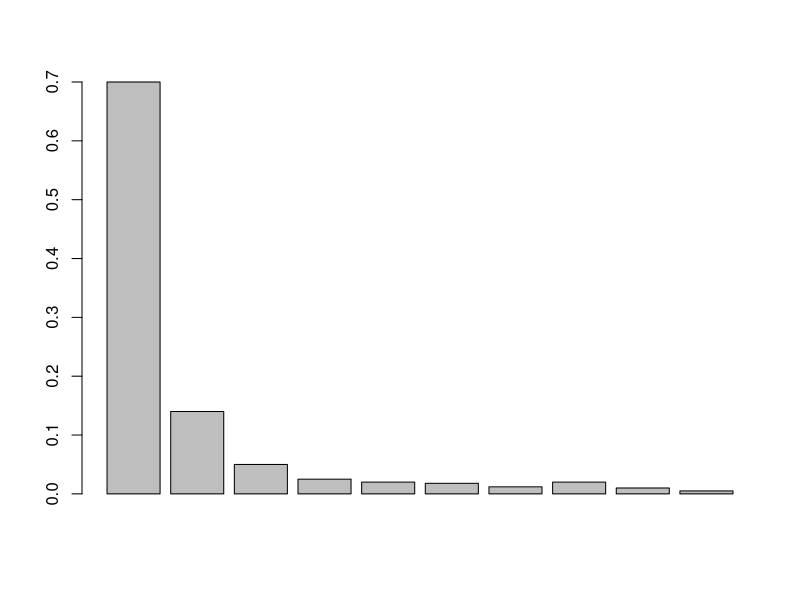
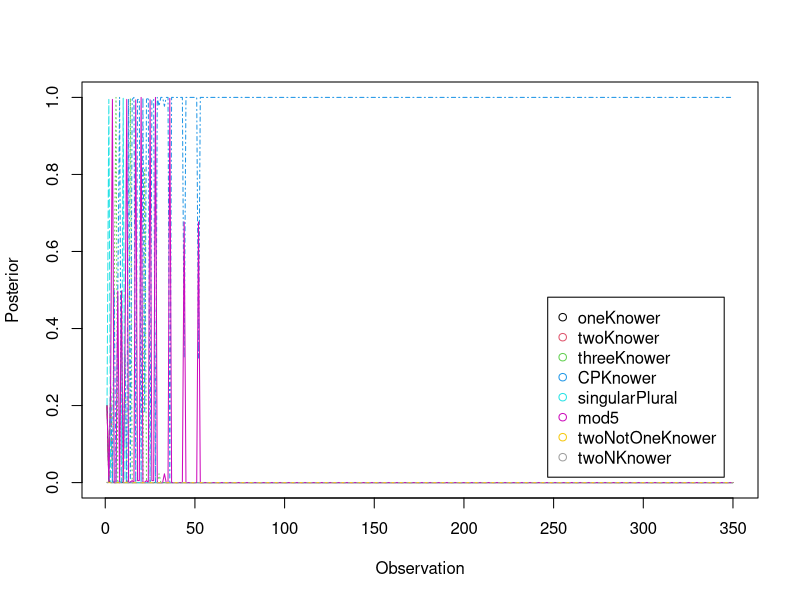

The R source for these figures, in order:
## ---- chunk 1
library(matrixStats)
## ---- chunk 2
words <- c('one',
           'two',
           'three',
           'four',
           'five',
           'six',
           'seven',
           'eight',
           'nine',
           'ten')

setA <- c('a', 'b', 'c', 'd', 'e')
setB <- c('a', 'b', 'c')
## ---- chunk 3
singleton <- function(X)     length(X)==1
doubleton <- function(X)     length(X)==2
tripleton <- function(X)     length(X)==3

set.difference <- function(X,Y) setdiff(X,Y)
union.f        <- function(X,Y) union(X,Y)
intersection.f <- function(X,Y) intersect(X,Y)
select.f       <- function(X)   X[1]

and.f     <- function(P,Q)   P & Q
or.f      <- function(P,Q)   P || Q
not.f     <- function(P)     ! Q
if.f      <- function(P,X,Y) ifelse(P,X,Y)

next.f    <- function(W)     words[match(W, words)+1]
prev.f    <- function(W)     words[match(W, words)-1]

equal.word <- function(W,V)  W==V
## ---- chunk 4
oneKnower <- function(S){
  return(if.f(
    singleton(S),
    'one',
    'na'
  ))
}
## ---- chunk 5
twoKnower <- function(S){
  return(if.f(
    singleton(S),
    'one',
    if.f(
      doubleton(S),
      'two',
      'na'
    )
  ))
}
## ---- chunk 6
threeKnower <- function(S){
  return(if.f(
    singleton(S),
    'one',
    if.f(
      doubleton(S),
      'two',
      if.f(
        tripleton(S),
        'three',
        'na'
      )
    )
  ))
}
## ---- chunk 7
CPKnower <- function(S){
  return(if.f(
    singleton(S),
    'one',
    next.f(
      CPKnower(
        set.difference(
          S,
          select.f(S)
        )
      )
    )
  ))
}
## ---- chunk 8
singularPlural <- function(S){
  return(if.f(
    singleton(S),
    'one',
    'two'
  ))
}
## ---- chunk 9
mod5 <- function(S){
  return(
    if.f(
      or.f(
        singleton(S),
        equal.word(
          mod5(
            set.difference(
              S,
              select.f(S)
            )
          ),
          'four'
        )
      ),
      'one',
      next.f(
        mod5(
          set.difference(
            S,
            select.f(S)
          )
        )
      )
    )
  )
}
# This one is kind of complicated, so just to convince you that it works as expected:
unlist(lapply(1:10,function(n){mod5(c(1:n))}))
## ---- chunk 10
twoNotOneKnower <- function(S){
  return(if.f(
    doubleton(S), 
    'two', 
    'na'
  ))
}
## ---- chunk 11
twoNKnower <- function(S){
  if (length(S)<=5){
    return(if.f(
      singleton(S),
      'one',
      next.f(next.f(
        twoNKnower(
          set.difference(
            S,
            select.f(S)
          )
        )
      ))
    ))
  } else{
    return(words[length(words)])
  }
}

## ---- chunk 12
LoTs <-
  c(oneKnower,
    twoKnower,
    threeKnower,
    CPKnower,
    singularPlural,
    mod5,
    twoNotOneKnower,
    twoNKnower
  )
names(LoTs) <-
  c('oneKnower',
    'twoKnower',
    'threeKnower',
    'CPKnower',
    'singularPlural',
    'mod5',
    'twoNotOneKnower',
    'twoNKnower'
  )
## ---- chunk 13
print(oneKnower(setA))
print(oneKnower(setB))
## ---- chunk 14
word.to.p <-
  function(proposed.word,
           literal.word,
           alpha = 0.95) {
    # equation 5 in the paper
    if (literal.word == 'na') {
      return(1 / length(words))
    } else if (literal.word == proposed.word) {
      alpha + (1 - alpha) * (1 / length(words))
    } else {
      (1 - alpha) * (1 / length(words))
    }
}


likelihood.f <-
  function(LoT,
           set.to.evaluate,
           alpha = 0.7) {
    word <- LoT(set.to.evaluate)
    list.p <- unlist(lapply(
      words,
      word.to.p,
      literal.word = word,
      alpha = alpha
    ))
    names(list.p) <- words
    return(list.p)
  }
## ---- chunk 15
lapply(
  LoTs,
  likelihood.f,
  set.to.evaluate = setA,
  alpha = 0.9
)
## ---- chunk 16
alpha <- 3
# I am adding 2 for L, the recursion
n.operators.used <- c(2, 4, 6, 6+2, 2, 9+2*2, 2, 6+2)
names(n.operators.used) <- names(LoTs)
unnorm.softmax <- exp(alpha*-n.operators.used)
priors <- c(unnorm.softmax) / sum(unnorm.softmax)
priors
## ---- chunk 17
n.elements.to.set <- function(n.elements){
  return(sample(c('a','b','c','d','e','f','g','h','i','j'))[1:n.elements])
}
## ---- chunk 18
probs <- c(0.7, 0.14, 0.05, 0.025, 0.02, 0.018, 0.012, 0.02, 0.01, 0.005)
# print(1-sum(probs))
barplot(probs)
## ---- chunk 19
n.observations <- 350
set.sizes <- sample(
  10, 
  n.observations, 
  replace = TRUE, 
  prob=probs
)
## ---- chunk 20
observed.sets <- lapply(set.sizes, n.elements.to.set)
## ---- chunk 21
true.words <- unlist(lapply(observed.sets, CPKnower))
## ---- chunk 22
proposed.words <- data.frame(row.names = c(1:n.observations))
for (lot.name in names(LoTs)){
  new.words <- unlist(lapply(observed.sets, LoTs[[lot.name]]))
  proposed.words[[lot.name]] <- new.words
}
## ---- chunk 23
loglikelihoods <- data.frame(row.names=c(1:n.observations))
for (i in colnames(proposed.words)){
  # print(proposed.words[i])
  p.lot <-
    mapply(word.to.p,
           c(proposed.words[[i]]),
           true.words)
  loglikelihoods[i] <- log(p.lot)
}

tail(loglikelihoods)
## ---- chunk 24
cumulative.loglikelihood <- as.matrix(sapply(loglikelihoods, cumsum))

unnormalized.cumulative.logposterior <- 
  cumulative.loglikelihood +
  log(priors)
## ---- chunk 25
posterior <- exp(
  unnormalized.cumulative.logposterior - 
  matrixStats::rowLogSumExps(unnormalized.cumulative.logposterior)
)

head(posterior)
## ---- chunk 26
posterior <- as.data.frame(posterior)
matplot(
  rownames(posterior),
  posterior,
  type = 'l',
  xlab = 'Observation',
  ylab = 'Posterior',
  col = 1:ncol(posterior)
)
legend(
  'bottomright',
  inset = .05,
  legend = colnames(posterior),
  pch = 1,
  col = 1:ncol(posterior)
)

